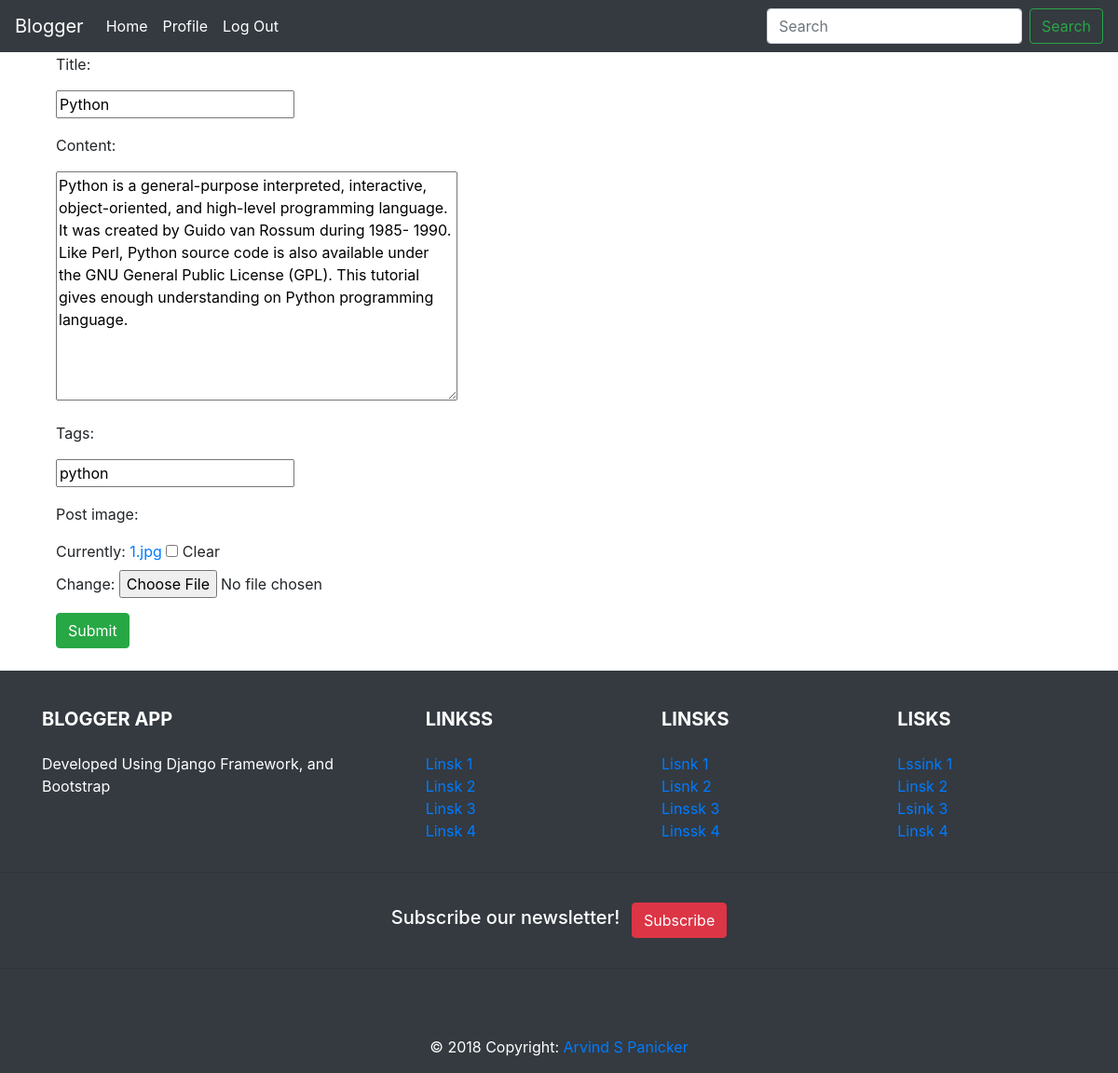
The app's page /home/editblog/18 (signed in) with its own data.
### blog/models.py (models this page shows, shortened)
class Post(models.Model):
    title = models.CharField(max_length = 140)
    content = models.TextField(max_length = 1000)
    tags = models.CharField(max_length = 100 )
    timestamp = models.DateTimeField(default = datetime.now)
    author_id = models.IntegerField(default =-1)
    author_name = models.CharField(default= 'none', max_length=200)
    likes = models.IntegerField(default = 0)
    post_image = models.ImageField(blank = True, null = True)

### blog/views.py (the view, shortened to what this page needs)
# urls.py: re_path('editblog/(?P<id>\w{0,50})', views.editblog, name='editblog'),
def editblog(request, id):
    if request.user.is_authenticated:
        post_id = int(id)
        print(post_id)
        post = Post.objects.get(id = post_id)
        form = PostForm(request.POST or None, request.FILES or None,instance = post)
        context = {
            'post':post,
            'form':form,
        }
        return render(request, 'blog/post_form.html', context)
    else:
        return HttpResponseRedirect('/login')

### blog/forms.py
class PostForm(forms.ModelForm):
    class Meta:
        model = Post
        fields = ["title", "content", "tags", "post_image"]

### blog/templates/blog/post_form.html (shortened to what this page needs)
{% include 'blog/header.html' %}
<div class = "container">
    <form method = "post" class="form-horizontal" enctype = "multipart/form-data">
        {% include 'blog/form-template.html' %}
        <div class="form-group">
            <div class = "col-sm-offset-2 col-sm-10">
                <input type="submit" class="btn btn-success"></input>
            </div>
        </div>
    </form>
</div>
{% include 'blog/footer.html' %}

### blog/templates/blog/form-template.html (shortened to what this page needs)
{% for field in form %}
    <div class="form-group">
        <div class = "col-sm-offset-2 col-sm-10">
        </div>
        <label class="control-label col-sm-2">{{field.label_tag}}</label>
        <div class="col-sm-10">{{field}}</div>
    </div>
{% endfor %}

### records on screen
Post: form "Python" "Python is a general-purpose interpreted, interactive, object-oriented, and high-level programming language. It was created by Guido van Rossum during 1985- 1990. Like Perl, Python source code is also available under the GNU General Public License (GPL). This tutorial gives enough understanding on Python programming language." "python"

### other values on screen
{{ field.label_tag }} "Title:" "Content:" "Tags:" "Post image:"
